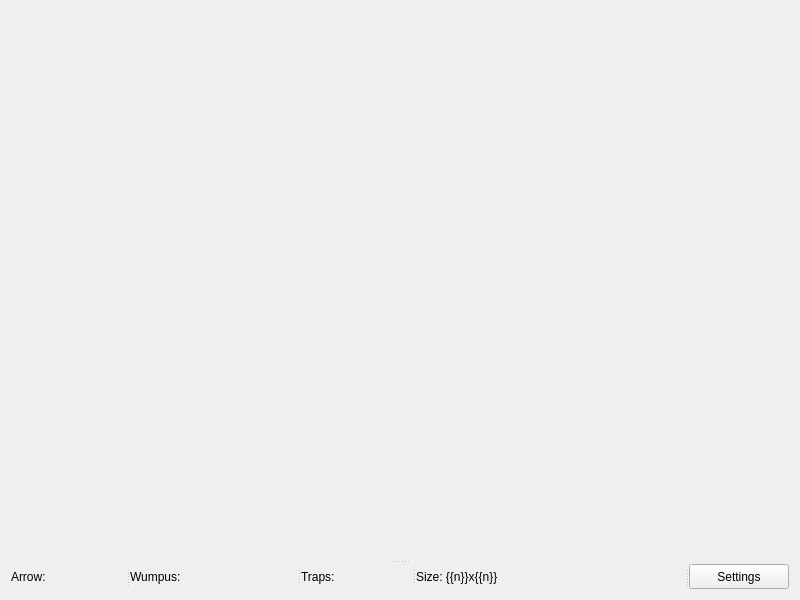
<?xml version="1.0" encoding="UTF-8"?>
<ui version="4.0">
 <class>MainWindow</class>
 <widget class="QWidget" name="MainWindow">
  <property name="geometry">
   <rect>
    <x>0</x>
    <y>0</y>
    <width>800</width>
    <height>600</height>
   </rect>
  </property>
  <property name="windowTitle">
   <string>MainWindow</string>
  </property>
  <layout class="QVBoxLayout" name="verticalLayout">
   <item>
    <layout class="QGridLayout" name="gridLayout_2">
     <item row="0" column="0">
      <widget class="QSplitter" name="splitter_2">
       <property name="orientation">
        <enum>Qt::Vertical</enum>
       </property>
       <widget class="QWidget" name="gridLayoutWidget">
        <layout class="QGridLayout" name="gameBoard"/>
       </widget>
       <widget class="QSplitter" name="splitter">
        <property name="orientation">
         <enum>Qt::Horizontal</enum>
        </property>
        <widget class="QLabel" name="arrowActiveLabel">
         <property name="maximumSize">
          <size>
           <width>16777215</width>
           <height>25</height>
          </size>
         </property>
         <property name="text">
          <string>Arrow:</string>
         </property>
        </widget>
        <widget class="QLabel" name="wumpusLabel">
         <property name="minimumSize">
          <size>
           <width>0</width>
           <height>0</height>
          </size>
         </property>
         <property name="maximumSize">
          <size>
           <width>16777215</width>
           <height>25</height>
          </size>
         </property>
         <property name="text">
          <string>Wumpus:</string>
         </property>
        </widget>
        <widget class="QLabel" name="trapLabel">
         <property name="maximumSize">
          <size>
           <width>16777215</width>
           <height>25</height>
          </size>
         </property>
         <property name="text">
          <string>Traps:</string>
         </property>
        </widget>
        <widget class="QLabel" name="fieldSizeLabel">
         <property name="maximumSize">
          <size>
           <width>16777215</width>
           <height>25</height>
          </size>
         </property>
         <property name="text">
          <string>Size: {{n}}x{{n}}</string>
         </property>
        </widget>
        <widget class="QPushButton" name="settingsBtn">
         <property name="maximumSize">
          <size>
           <width>100</width>
           <height>16777215</height>
          </size>
         </property>
         <property name="text">
          <string>Settings</string>
         </property>
        </widget>
       </widget>
      </widget>
     </item>
    </layout>
   </item>
  </layout>
  <action name="actionNew">
   <property name="text">
    <string>New</string>
   </property>
  </action>
  <action name="actionLoad">
   <property name="text">
    <string>Load</string>
   </property>
  </action>
  <action name="actionSave">
   <property name="text">
    <string>Save</string>
   </property>
  </action>
 </widget>
 <layoutdefault spacing="6" margin="11"/>
 <resources/>
 <connections/>
</ui>
